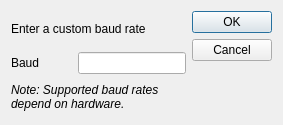
<?xml version="1.0" encoding="UTF-8"?>
<ui version="4.0">
 <class>SetCustomBaud</class>
 <widget class="QDialog" name="SetCustomBaud">
  <property name="windowModality">
   <enum>Qt::ApplicationModal</enum>
  </property>
  <property name="geometry">
   <rect>
    <x>0</x>
    <y>0</y>
    <width>283</width>
    <height>125</height>
   </rect>
  </property>
  <property name="sizePolicy">
   <sizepolicy hsizetype="Preferred" vsizetype="Preferred">
    <horstretch>0</horstretch>
    <verstretch>0</verstretch>
   </sizepolicy>
  </property>
  <property name="windowTitle">
   <string>Custom Baud</string>
  </property>
  <layout class="QGridLayout" name="gridLayout">
   <item row="0" column="0">
    <layout class="QVBoxLayout" name="verticalLayout">
     <item>
      <widget class="QLabel" name="instructions">
       <property name="font">
        <font>
         <weight>50</weight>
         <bold>false</bold>
        </font>
       </property>
       <property name="text">
        <string>Enter a custom baud rate</string>
       </property>
      </widget>
     </item>
     <item>
      <layout class="QHBoxLayout" name="horizontalLayout">
       <item>
        <widget class="QLabel" name="baud">
         <property name="text">
          <string>Baud</string>
         </property>
        </widget>
       </item>
       <item>
        <widget class="QLineEdit" name="lineEdit">
         <property name="sizePolicy">
          <sizepolicy hsizetype="Minimum" vsizetype="Fixed">
           <horstretch>0</horstretch>
           <verstretch>0</verstretch>
          </sizepolicy>
         </property>
         <property name="inputMask">
          <string>999999</string>
         </property>
        </widget>
       </item>
      </layout>
     </item>
     <item>
      <widget class="QLabel" name="note">
       <property name="font">
        <font>
         <italic>true</italic>
        </font>
       </property>
       <property name="text">
        <string>Note: Supported baud rates depend on hardware.</string>
       </property>
       <property name="wordWrap">
        <bool>true</bool>
       </property>
      </widget>
     </item>
    </layout>
   </item>
   <item row="0" column="1">
    <widget class="QDialogButtonBox" name="buttonBox">
     <property name="orientation">
      <enum>Qt::Vertical</enum>
     </property>
     <property name="standardButtons">
      <set>QDialogButtonBox::Cancel|QDialogButtonBox::Ok</set>
     </property>
    </widget>
   </item>
  </layout>
 </widget>
 <resources/>
 <connections>
  <connection>
   <sender>buttonBox</sender>
   <signal>accepted()</signal>
   <receiver>SetCustomBaud</receiver>
   <slot>accept()</slot>
   <hints>
    <hint type="sourcelabel">
     <x>248</x>
     <y>254</y>
    </hint>
    <hint type="destinationlabel">
     <x>157</x>
     <y>274</y>
    </hint>
   </hints>
  </connection>
  <connection>
   <sender>buttonBox</sender>
   <signal>rejected()</signal>
   <receiver>SetCustomBaud</receiver>
   <slot>reject()</slot>
   <hints>
    <hint type="sourcelabel">
     <x>316</x>
     <y>260</y>
    </hint>
    <hint type="destinationlabel">
     <x>286</x>
     <y>274</y>
    </hint>
   </hints>
  </connection>
 </connections>
</ui>
